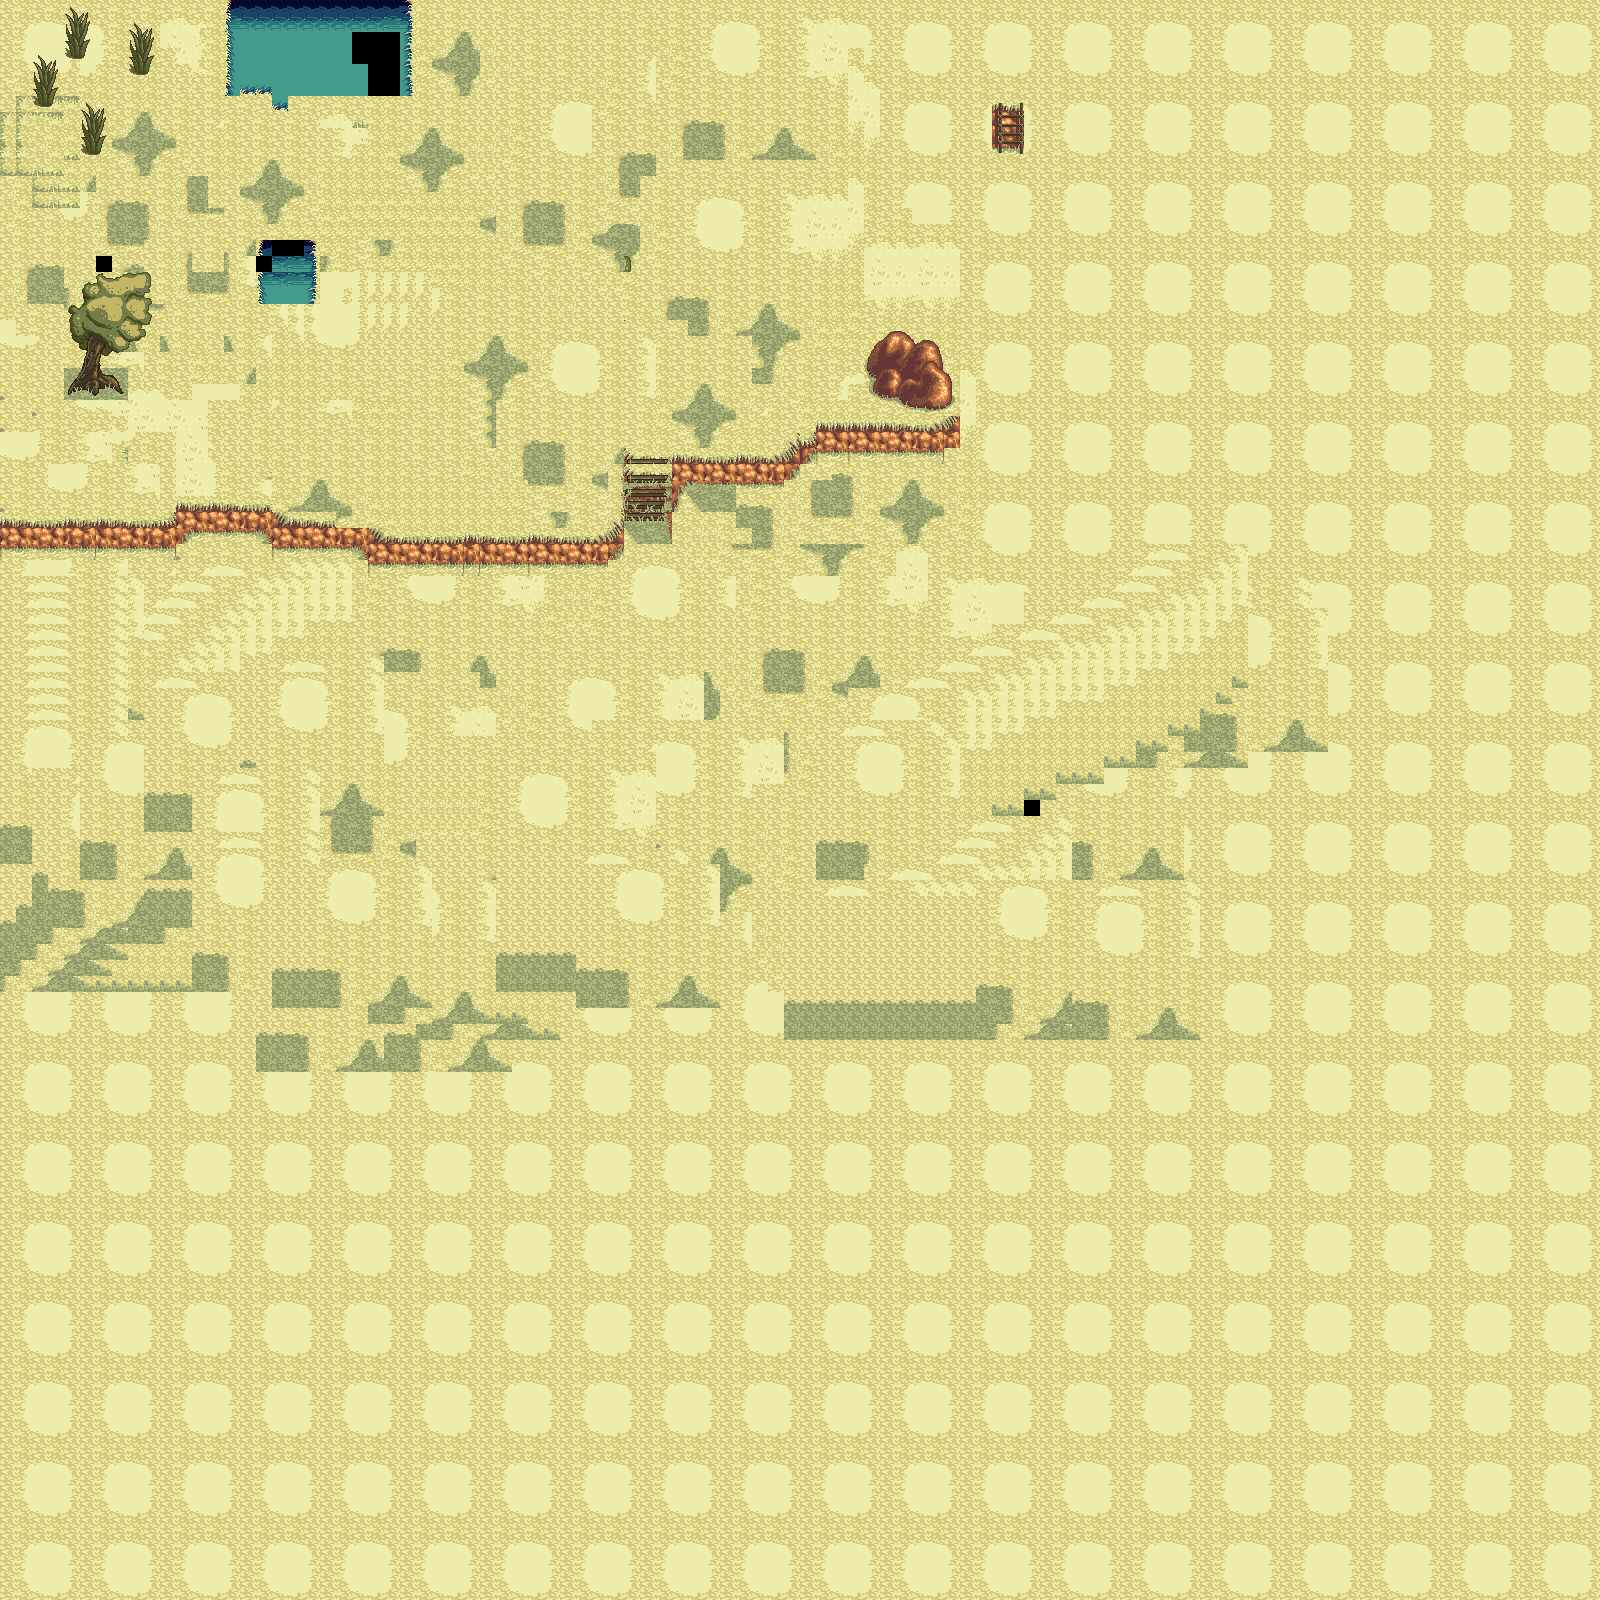

Rendered tile map (Tiled .tmx) drawn with the repository's tilesets; below, a short description and the map source with its tile grids summarised:
An orthogonal 100x100 tile map with 16x16 px tiles, 4 tile layers (ground, wall_cliff, trees, above_trees), 3 tilesets and 5 objects.

<map version="1.9" tiledversion="1.11.2" orientation="orthogonal" renderorder="right-down" width="100" height="100" tilewidth="16" tileheight="16" infinite="0" nextlayerid="15" nextobjectid="93">
 <tileset firstgid="1" source="tile1.tsx" />
 <tileset firstgid="3601" source="tile2.tsx" />
 <tileset firstgid="7201" source="collision.tsx" />
 <layer id="1" name="ground" width="100" height="100">
  <properties>
   <property name="drawDepth" type="float" value="0" />
  </properties>
  <data>[10000 cells, 9970 non-empty, 191 distinct tile ids]</data>
 </layer>
 <layer id="2" name="wall_cliff" width="100" height="100">
  <properties>
   <property name="drawDepth" type="float" value="0.001" />
  </properties>
  <data>[10000 cells, 266 non-empty, 99 distinct tile ids]</data>
 </layer>
 <layer id="5" name="trees" width="100" height="100">
  <properties>
   <property name="drawDepth" type="float" value="0.2" />
  </properties>
  <data>[10000 cells, 23 non-empty, 13 distinct tile ids]</data>
 </layer>
 <layer id="14" name="above_trees" width="100" height="100">
  <properties>
   <property name="drawDepth" type="float" value="0.4" />
  </properties>
  <data>[10000 cells, 60 non-empty, 42 distinct tile ids]</data>
 </layer>
 <objectgroup id="13" name="collision">
  <object id="88" x="34" y="96" width="22" height="11.3333">
   <ellipse />
  </object>
  <object id="89" x="82" y="144" width="22" height="11.3333">
   <ellipse />
  </object>
  <object id="90" x="67" y="366" width="54.6667" height="31.8">
   <ellipse />
  </object>
  <object id="91" x="130" y="64" width="22" height="11.3333">
   <ellipse />
  </object>
  <object id="92" x="66" y="48" width="22" height="11.3333">
   <ellipse />
  </object>
 </objectgroup>
 <objectgroup id="7" name="obj" />
</map>
